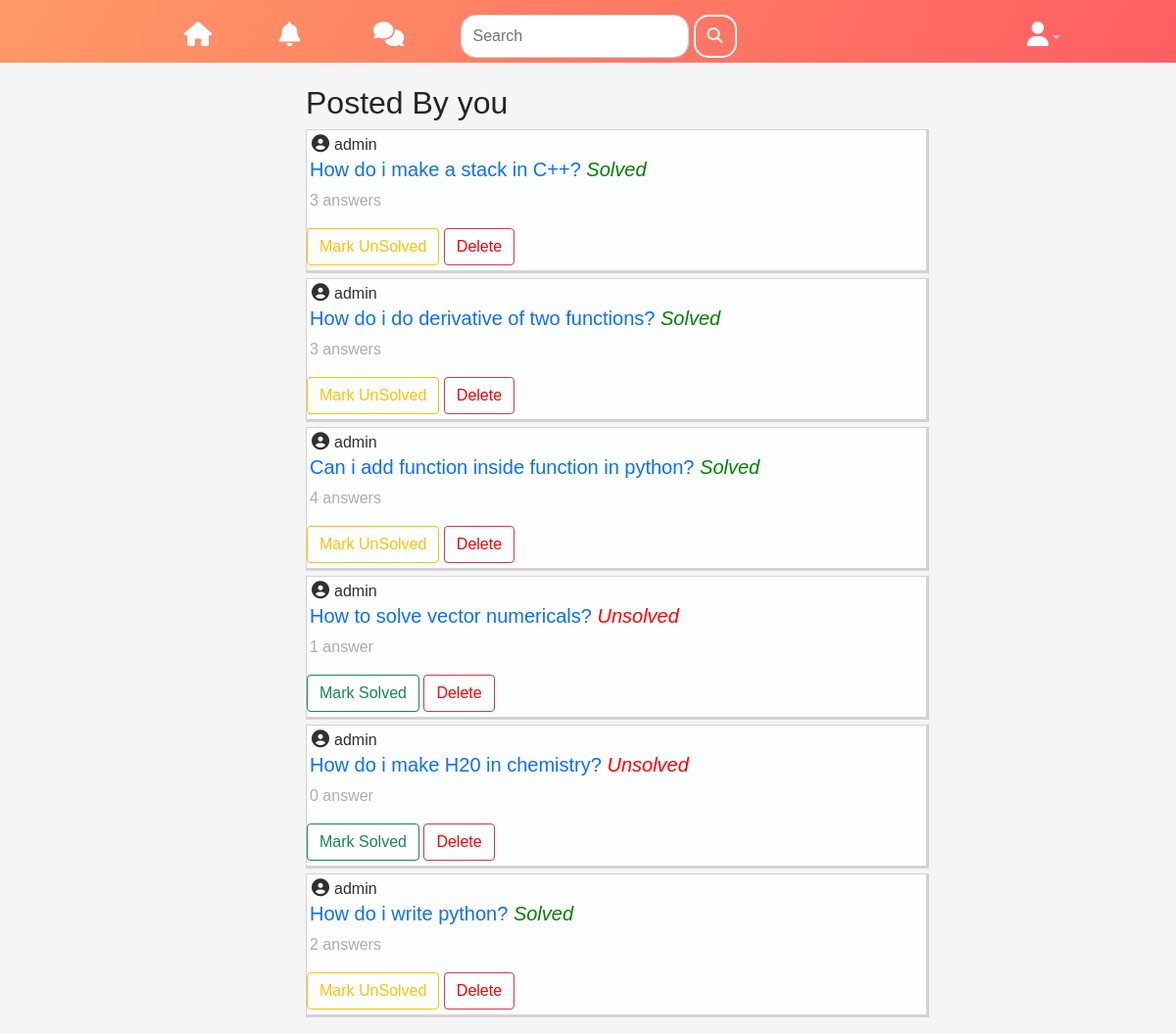
Page /my_questions (signed in) on the earlier database version.
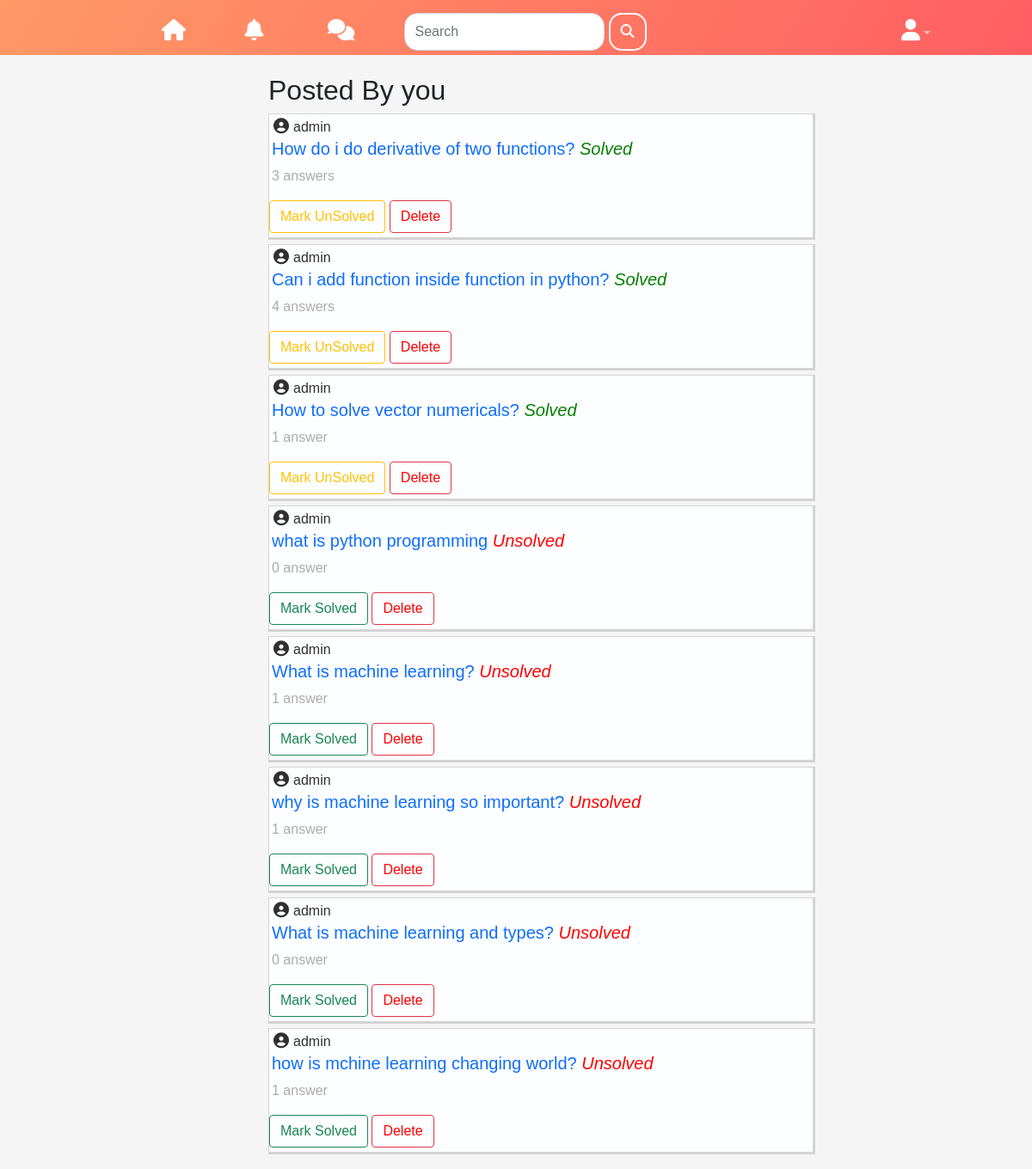
Same page on the later database version.
### forum/models.py (models this page shows, shortened)
class Post(models.Model):
    title = models.CharField(max_length=200,blank=False)
    slug = models.SlugField(max_length=200, null=True, blank=True)
    tag = models.ManyToManyField('forum.Tag', blank=True,related_name='tag')
    category = models.ForeignKey('forum.Category', related_name="post_category" ,on_delete=models.CASCADE, null=True, blank=True)
    subcategory = models.ForeignKey('forum.SubCategory', related_name="post_sub_category" ,on_delete=models.CASCADE, null=True, blank=True)
    solved = models.BooleanField(default=False) #has the problem been solved?
    posted_by = models.ForeignKey(User, related_name='user',on_delete=models.CASCADE) #posted by user
    posted_on = models.DateTimeField(default=timezone.now)
    views = models.IntegerField(default=0) #total times the post was viewed
    answerCount = models.IntegerField(default=0) #number of answers

### forum/views.py (the view)
# urls.py: path('my_questions' , views.my_questions , name='my_questions'),
def my_questions(request):
    user = request.user
    posts = models.Post.objects.filter(posted_by=user)
    context = {
        'posts':posts,
    }
    return render(request, "forum/my_questions.html",context = context)

### forum/templates/forum/my_questions.html (shortened to what this page needs)
{% extends "forum/base.html" %}
    {% load bootstrap4 %}
    {% load static %}
    {% block content %}
    <h2>Posted By you</h2>
    {% for post in posts %}
<div class="question-container">
    <p style="color: #303030; margin-bottom: 0px;" ><i class="fas fa-user-circle" style="margin: 5px; font-size: large;"></i>{{ post.posted_by }}</p>
    <h5 style="color: blue; padding-left: 3px;"><a href={% url "forum:post_detail" slug=post.slug %}>{{ post.title }}</a>
        {% if post.solved %}
        <em style="color:green;">Solved</em>
    {% else %}
        <em style="color:red;">Unsolved</em>
    {% endif %}
    </h5>
    <p style="color: #acacac; padding-left: 3px;">
      {{ post.answerCount }}
      {% if post.answerCount > 1 %}  answers
      {% else %}  answer
      {% endif %}
  </p>
  <div  style="margin-bottom:5px;">
    {% if post.solved is not True %}
    <a class="btn btn-outline-success" href={% url "forum:solved" slug=post.slug %}>Mark Solved</a>
{% else %}
<a class="btn btn-outline-warning" href={% url "forum:solved" slug=post.slug %}>Mark UnSolved</a>
{% endif %}
    <a class="btn btn-outline-danger" href={% url "forum:delete_post" slug=post.slug %} style="color:red;">Delete</a>
  </div>
  </div>
  {% endfor %}
    {% endblock content %}

### forum/templates/forum/base.html (shortened to what this page needs)
{% load static %}
<!doctype html>
<html lang="en">
  <head>
    <link href="https://cdn.jsdelivr.net/npm/bootstrap@5.1.3/dist/css/bootstrap.min.css" rel="stylesheet">
    <link rel="stylesheet" href="{% static "forum/css/base.css" %}">
  </head>
  <body>
    <nav class="navbar navbar-expand-lg navbar-dark bg-dark  bg-prime" id="header">
        <div class="container">
          <div class="collapse navbar-collapse" id="navbarResponsive">
            <ul class="navbar-nav ml-auto">
              <li class="nav-item">
                <a class="nav-link" href={% url "forum:home" %}><i style="color: white;"class="fas fa-home nav"></i>
              </li>
              <li class="nav-item">
                 {% if user.is_authenticated %}
                <a class="nav-link" href={% url "forum:notifications" %}><i  style="color: white;"class="fas fa-bell nav"></i></a>
                {% else %}
                <a class="nav-link" href={% url "forum:login" %}><i  style="color: white;"class="fas fa-bell nav"></i></a>
                {% endif %}
              </li>
              <li class="nav-item">
                {% if user.is_authenticated %}
                <a class="nav-link" href={% url "forum:recommended_to_answer" %}><i  style="color: white;"class="fas fa-comments nav"></i></a>
                {% else %}
                <a class="nav-link" href={% url "forum:login" %}><i  style="color: white;"class="fas fa-comments nav"></i></a>
                {% endif %}
              </li>
              <form class="form-inline top" action="{% url "forum:search" %}" method="get">
                <input class="form-control mr-sm-2 search-box-nav" style="margin-right: 5px; border-radius: 15px;color: #ff5e62;width:max-content;" type="text" placeholder="Search" aria-label="Search" name="q">
                <button class="btn search btn-outline-primary my-2 my-sm-0" type="submit"><i class="fas fa-search"></i></button>
              </form>
                <li class="nav-item dropdown" style="position: absolute;right: 0;margin-left: auto;">
                      <a class="nav-link dropdown-toggle" href="" id="navbarDropdown" role="button" data-toggle="dropdown" aria-haspopup="true" aria-expanded="false"><i style="color: white;" class="fas fa-user nav"></i></a>
                  </li>
            </ul>
          </div>
        </div>
      </nav>
    <div class="container">
      <div class="left-sidebar">
      </div>
      <div class="main-content">
      {% block content %} {% endblock content %}
      </div>
  </body>
</html>

### forum/static/forum/css/base.css (style rules this page uses)
* { margin:0; padding: 0; font-family:'poppins',sans-serif; }
body { background:#f5f5f5; }
i.nav { font-size: 25px; }
nav { background-image: linear-gradient(120deg,#ff9966,#ff5e62); height: 4rem; width: 100%; padding-left: 15%; position: fixed;; top: 0; z-index: 100; margin-bottom: 2px; }
.nav-item { width: 10rem; }
.form-inline { display: flex; padding-right: 25%; margin-right: auto; }
.form-inline.top { margin-left: auto; }
.container { display: flex; padding-top:20px; padding-bottom: 1%; padding-left: 0; }
.left-sidebar { background-color: #f5f5f5; flex-basis: 25%; position: sticky; top: 70px; align-self: flex-start; height: 100vh; }
.main-content { flex-basis: 47%; padding: 0; padding-left: 0; padding-right: 0; }
a { text-decoration: none; }
li i { margin:auto; }
.question-container { background-color:#FDFEFF; width: 120%; height: auto; border-top: 1px solid lightgrey; border-left: 1px solid lightgrey; border-right: 3px solid lightgray; border-bottom: 3px solid lightgray; margin-bottom: 5px; }
.search.btn-outline-primary { color: white !important; border:2px solid white !important; border-radius: 15px; padding-top: 0; padding-bottom: 0; }
.btn-outline-primary { color: #ff5e62; border:2px solid #ff5e62; border-radius: 15px; font-weight: 700; padding-top: 0; padding-bottom: 0; }
i { transition: all 0.5s ease-in-out; }

Differences in the rows shown:
removed Post: posted_by "admin", title "How do i make a stack in C++?", solved "Solved", answerCount "3", shows "answers"
removed Post: posted_by "admin", title "How do i make H20 in chemistry?", solved "Unsolved", answerCount "0"
removed Post: posted_by "admin", title "How do i write python?", solved "Solved", answerCount "2", shows "answers"
changed Post "How to solve vector numericals?": solved "Unsolved Mark Solved" → "Solved Mark UnSolved"
added Post: posted_by "admin", title "what is python programming", solved "Unsolved", answerCount "0"
added Post: posted_by "admin", title "What is machine learning?", solved "Unsolved", answerCount "1"
added Post: posted_by "admin", title "why is machine learning so important?", solved "Unsolved", answerCount "1"
added Post: posted_by "admin", title "What is machine learning and types?", solved "Unsolved", answerCount "0"
added Post: posted_by "admin", title "how is mchine learning changing world?", solved "Unsolved", answerCount "1"
